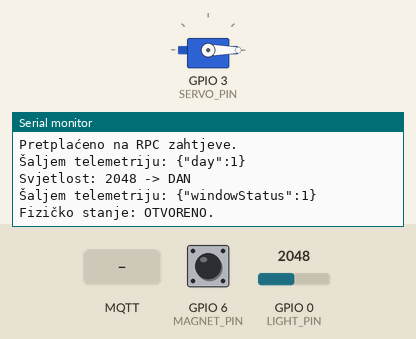
Simulated run of this sketch. Board: ESP32-S3. Shown: servo, the last lines printed to the serial monitor. Inputs (shaded band) come from the test bench; at power-on: GPIO 0 (LIGHT_PIN) = 2048, GPIO 6 (MAGNET_PIN) HIGH. WiFi joins after 1.5 s; servers stay silent unless stated; no MQTT or app messages arrive unless stated.

Above: at 2.8 s.
2.9 s: GPIO 0 (LIGHT_PIN) set to 1460
At 3.8 s:
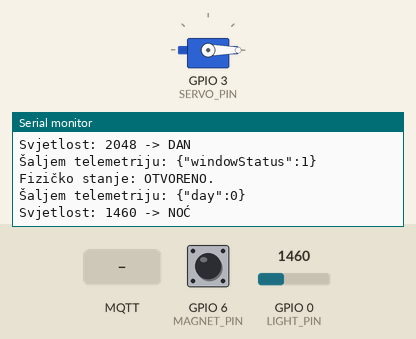
5.9 s: GPIO 6 (MAGNET_PIN) pulled LOW for 0.15 s
At 6.6 s:
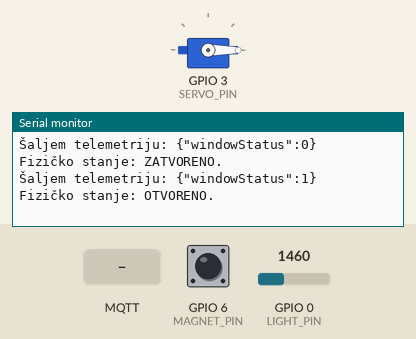
7.5 s: MQTT message "setAngle" arrives on the first subscribed topic
At 8.7 s:
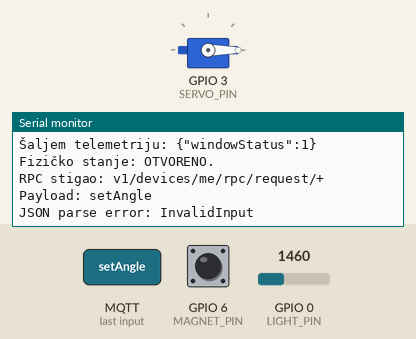
9.0 s: MQTT message "getState" arrives on the first subscribed topic
At 9.9 s:
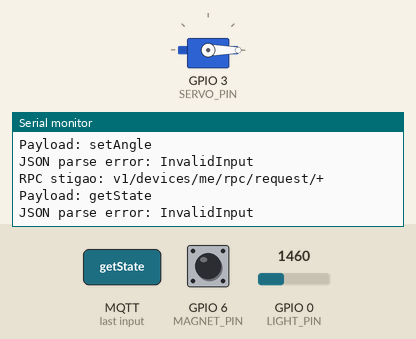
10.5 s: MQTT message "0" arrives on the first subscribed topic
At 11.7 s:
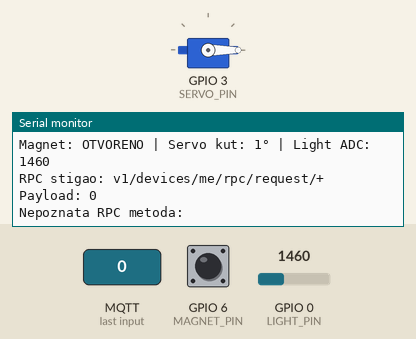
12.0 s: GPIO 6 (MAGNET_PIN) pulled LOW for 3.2 s
At 13.2 s:
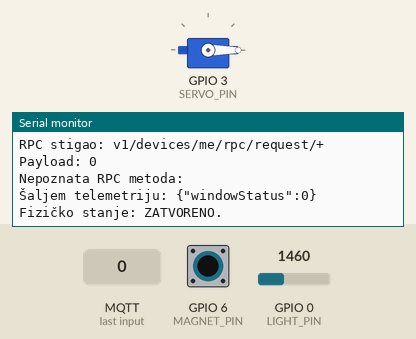

Measured:
- after the input at 2.9 s, the serial monitor: prints a new line after 0.07 s (image 1)
- after the input at 5.9 s, the serial monitor: prints a new line after 0.08 s (image 2)
- after the input at 7.5 s, the serial monitor: prints a new line after 0.09 s (image 3)
- after the input at 9.0 s, the serial monitor: prints a new line after 0.10 s (image 4)
- after the input at 10.5 s, the serial monitor: prints a new line at once (image 5)
- after the input at 12.0 s, the serial monitor: prints a new line at once (image 6)

The sketch:

thingsboard_window.ino
```cpp
#include <WiFi.h>
#include <PubSubClient.h>
#include <ESP32Servo.h>
#include <ArduinoJson.h>
#include <WiFiManager.h>

// === POSTAVKE THINGSBOARD MQTT BROKERA ===
const char* THINGSBOARD_SERVER = "eu.thingsboard.cloud";
const int THINGSBOARD_PORT = 1883;
const char* THINGSBOARD_ACCESS_TOKEN = "4ptlm2q1p8w5jvhq5i5s";

// === PINOVI ===
const int SERVO_PIN = 3;
const int MAGNET_PIN = 6;
const int LIGHT_PIN = 0;      // fotootpornik (ADC)

// === KUTOVI ===
const int CLOSED_ANGLE = 0;
const int OPEN_ANGLE = 90;

// === POSTAVKE ZA DAN/NOĆ ===
const int DAY_THRESHOLD = 1500;   // Iznad = dan, ispod = noć

// === GLOBALNE VARIJABLE ===
WiFiClient espClient;
PubSubClient client(espClient);
Servo windowServo;

int trenutniKut = 0;
int trenutnoStanje = -1;      // 0 zatvoreno, 1 otvoreno
int trenutnoDan = -1;         // 0 noć, 1 dan

// === SLANJE TELEMETRIJE ===
void sendTelemetry(String key, int value) {
  if (client.connected()) {
    String payload = "{\"" + key + "\":" + value + "}";
    Serial.print("Šaljem telemetriju: ");
    Serial.println(payload);
    client.publish("v1/devices/me/telemetry", payload.c_str());
  } else {
    Serial.println("MQTT nije spojen – telemetrija nije poslana.");
  }
}

// === OBRADA RPC NAREDBI ===
void callback(char* topic, byte* payload, unsigned int length) {
  String message;
  for (unsigned int i = 0; i < length; i++) message += (char)payload[i];
  Serial.print("RPC stigao: "); Serial.println(topic);
  Serial.print("Payload: "); Serial.println(message);

  String requestIdStr = String(topic);
  requestIdStr.replace("v1/devices/me/rpc/request/", "");
  int requestId = requestIdStr.toInt();

  StaticJsonDocument<200> doc;
  DeserializationError error = deserializeJson(doc, message);
  if (error) {
    Serial.print("JSON parse error: ");
    Serial.println(error.c_str());
    return;
  }

  const char* method = doc["method"];
  int value = doc["params"];

  if (strcmp(method, "setAngle") == 0) {
    int kut = constrain(value, 0, 90);
    Serial.printf("RPC setAngle: pomičem servo na %d°\n", kut);
    windowServo.write(kut);
    trenutniKut = kut;
    delay(300);
    String responseTopic = "v1/devices/me/rpc/response/" + String(requestId);
    client.publish(responseTopic.c_str(), "{\"success\":true}");
    Serial.println("Odgovor poslan.");
  }
  else if (strcmp(method, "getState") == 0) {
    int currentAngle = windowServo.read();
    String responseTopic = "v1/devices/me/rpc/response/" + String(requestId);
    String responsePayload = "{\"value\":" + String(currentAngle) + "}";
    client.publish(responseTopic.c_str(), responsePayload.c_str());
    Serial.printf("RPC getState: vraćam %d°\n", currentAngle);
  }
  else {
    Serial.println("Nepoznata RPC metoda: " + String(method));
    String responseTopic = "v1/devices/me/rpc/response/" + String(requestId);
    client.publish(responseTopic.c_str(), "{\"error\":\"unknown method\"}");
  }
}

// === MQTT POVEZIVANJE ===
void reconnectMQTT() {
  while (!client.connected()) {
    Serial.print("Povezivanje na ThingsBoard MQTT...");
    if (client.connect("ESP32_Client", THINGSBOARD_ACCESS_TOKEN, NULL)) {
      Serial.println(" Spojeno!");
      client.subscribe("v1/devices/me/rpc/request/+");
      Serial.println("Pretplaćeno na RPC zahtjeve.");
    } else {
      Serial.print(" Neuspješno, rc=");
      Serial.print(client.state());
      Serial.println(" Ponovno za 5 sek.");
      delay(5000);
    }
  }
}

// === SETUP ===
void setup() {
  Serial.begin(115200);
  delay(100);
  Serial.println("\n=== ESP32 START ===");


  WiFiManager wm;
  // Generiraj jedinstveno ime AP-a (npr. "SmartWindow")
  String apName = "SmartWindow";
  Serial.print("Ako se ne spoji, pristupna točka: ");
  Serial.println(apName);

  // autoConnect(apName, password)
  bool connected = wm.autoConnect(apName.c_str());

  if (!connected) {
    Serial.println("WiFiManager: nije uspjelo spajanje, resetiram...");
    delay(3000);
    ESP.restart();
  }
  Serial.println("WiFi spojen!");
  Serial.print("IP adresa: ");
  Serial.println(WiFi.localIP());
  Serial.print("SSID: ");
  Serial.println(WiFi.SSID());

  // ---- Postavke MQTT ----
  client.setServer(THINGSBOARD_SERVER, THINGSBOARD_PORT);
  client.setCallback(callback);

  // ---- Pinovi i servo ----
  pinMode(MAGNET_PIN, INPUT_PULLUP);
  pinMode(LIGHT_PIN, INPUT);
  windowServo.attach(SERVO_PIN);
  windowServo.write(CLOSED_ANGLE);
  trenutniKut = CLOSED_ANGLE;
  Serial.println("Servo postavljen na 0° (zatvoreno).");
}

// === GLAVNA PETLJA ===
void loop() {
  if (!client.connected()) {
    reconnectMQTT();
  }
  client.loop();

  // --- FOTOTRANZISTOR (dan/noć) ---
  int lightValue = analogRead(LIGHT_PIN);
  bool jeDan = (lightValue > DAY_THRESHOLD);
  int danStatus = jeDan ? 1 : 0;

  if (danStatus != trenutnoDan) {
    sendTelemetry("day", danStatus);
    trenutnoDan = danStatus;
    Serial.printf("Svjetlost: %d -> %s\n", lightValue, jeDan ? "DAN" : "NOĆ");
  }

  // --- MAGNETNI SENZOR (prozor zatvoren/otvoren) ---
  int magnetState = digitalRead(MAGNET_PIN);
  bool zatvoren = (magnetState == LOW);
  if (zatvoren && trenutnoStanje != 0) {
    sendTelemetry("windowStatus", 0);
    trenutnoStanje = 0;
    Serial.println("Fizičko stanje: ZATVORENO.");
  } else if (!zatvoren && trenutnoStanje != 1) {
    sendTelemetry("windowStatus", 1);
    trenutnoStanje = 1;
    Serial.println("Fizičko stanje: OTVORENO.");
  }

  // Ispis svakih 5 sekundi za praćenje
  static unsigned long lastPrint = 0;
  if (millis() - lastPrint > 5000) {
    Serial.printf("Magnet: %s | Servo kut: %d° | Light ADC: %d\n",
                  zatvoren ? "ZATVORENO" : "OTVORENO",
                  windowServo.read() + 1, lightValue);
    lastPrint = millis();
  }
  delay(100);
}
```
